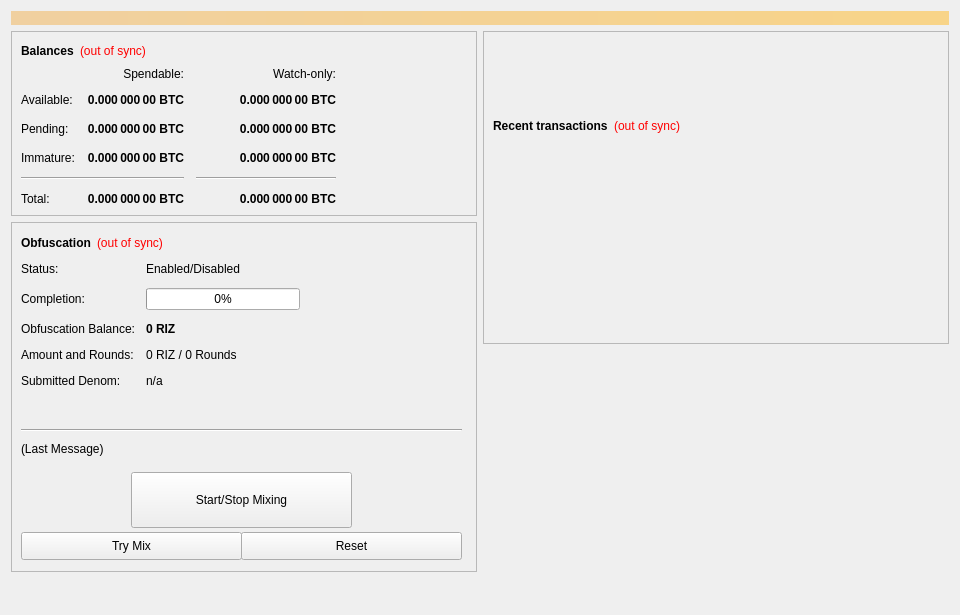
<?xml version="1.0" encoding="UTF-8"?>
<ui version="4.0">
 <class>OverviewPage</class>
 <widget class="QWidget" name="OverviewPage">
  <property name="geometry">
   <rect>
    <x>0</x>
    <y>0</y>
    <width>960</width>
    <height>615</height>
   </rect>
  </property>
  <property name="minimumSize">
   <size>
    <width>960</width>
    <height>0</height>
   </size>
  </property>
  <property name="windowTitle">
   <string>Form</string>
  </property>
  <layout class="QVBoxLayout" name="topLayout">
   <item>
    <widget class="QLabel" name="labelAlerts">
     <property name="visible">
      <bool>false</bool>
     </property>
     <property name="styleSheet">
      <string notr="true">background-color: qlineargradient(x1: 0, y1: 0, x2: 1, y2: 0, stop:0 #F0D0A0, stop:1 #F8D488); color:#000000;</string>
     </property>
     <property name="wordWrap">
      <bool>true</bool>
     </property>
     <property name="margin">
      <number>3</number>
     </property>
    </widget>
   </item>
   <item>
    <layout class="QHBoxLayout" name="horizontalLayout" stretch="1,1">
     <item>
      <layout class="QVBoxLayout" name="verticalLayout_2">
       <item>
        <widget class="QFrame" name="frame">
         <property name="frameShape">
          <enum>QFrame::StyledPanel</enum>
         </property>
         <property name="frameShadow">
          <enum>QFrame::Raised</enum>
         </property>
         <layout class="QVBoxLayout" name="verticalLayout_4">
          <item>
           <layout class="QHBoxLayout" name="horizontalLayout_4">
            <item>
             <widget class="QLabel" name="label_5">
              <property name="font">
               <font>
                <weight>75</weight>
                <bold>true</bold>
               </font>
              </property>
              <property name="text">
               <string>Balances</string>
              </property>
             </widget>
            </item>
            <item>
             <widget class="QLabel" name="labelWalletStatus">
              <property name="cursor">
               <cursorShape>WhatsThisCursor</cursorShape>
              </property>
              <property name="toolTip">
               <string>The displayed information may be out of date. Your wallet automatically synchronizes with the Riz network after a connection is established, but this process has not completed yet.</string>
              </property>
              <property name="styleSheet">
               <string notr="true">QLabel { color: red; }</string>
              </property>
              <property name="text">
               <string notr="true">(out of sync)</string>
              </property>
              <property name="alignment">
               <set>Qt::AlignLeading|Qt::AlignLeft|Qt::AlignVCenter</set>
              </property>
             </widget>
            </item>
            <item>
             <spacer name="horizontalSpacer_3">
              <property name="orientation">
               <enum>Qt::Horizontal</enum>
              </property>
              <property name="sizeHint" stdset="0">
               <size>
                <width>40</width>
                <height>20</height>
               </size>
              </property>
             </spacer>
            </item>
           </layout>
          </item>
          <item>
           <layout class="QGridLayout" name="gridLayout">
            <property name="spacing">
             <number>12</number>
            </property>
            <item row="2" column="2">
             <widget class="QLabel" name="labelWatchPending">
              <property name="font">
               <font>
                <weight>75</weight>
                <bold>true</bold>
               </font>
              </property>
              <property name="cursor">
               <cursorShape>IBeamCursor</cursorShape>
              </property>
              <property name="toolTip">
               <string>Unconfirmed transactions to watch-only addresses</string>
              </property>
              <property name="text">
               <string notr="true">0.000 000 00 BTC</string>
              </property>
              <property name="alignment">
               <set>Qt::AlignRight|Qt::AlignTrailing|Qt::AlignVCenter</set>
              </property>
              <property name="textInteractionFlags">
               <set>Qt::LinksAccessibleByMouse|Qt::TextSelectableByKeyboard|Qt::TextSelectableByMouse</set>
              </property>
             </widget>
            </item>
            <item row="2" column="1">
             <widget class="QLabel" name="labelUnconfirmed">
              <property name="font">
               <font>
                <weight>75</weight>
                <bold>true</bold>
               </font>
              </property>
              <property name="cursor">
               <cursorShape>IBeamCursor</cursorShape>
              </property>
              <property name="toolTip">
               <string>Total of transactions that have yet to be confirmed, and do not yet count toward the spendable balance</string>
              </property>
              <property name="text">
               <string notr="true">0.000 000 00 BTC</string>
              </property>
              <property name="alignment">
               <set>Qt::AlignRight|Qt::AlignTrailing|Qt::AlignVCenter</set>
              </property>
              <property name="textInteractionFlags">
               <set>Qt::LinksAccessibleByMouse|Qt::TextSelectableByKeyboard|Qt::TextSelectableByMouse</set>
              </property>
             </widget>
            </item>
            <item row="3" column="2">
             <widget class="QLabel" name="labelWatchImmature">
              <property name="font">
               <font>
                <weight>75</weight>
                <bold>true</bold>
               </font>
              </property>
              <property name="cursor">
               <cursorShape>IBeamCursor</cursorShape>
              </property>
              <property name="toolTip">
               <string>Staked or masternode rewards in watch-only addresses that has not yet matured</string>
              </property>
              <property name="text">
               <string notr="true">0.000 000 00 BTC</string>
              </property>
              <property name="alignment">
               <set>Qt::AlignRight|Qt::AlignTrailing|Qt::AlignVCenter</set>
              </property>
              <property name="textInteractionFlags">
               <set>Qt::LinksAccessibleByMouse|Qt::TextSelectableByKeyboard|Qt::TextSelectableByMouse</set>
              </property>
             </widget>
            </item>
            <item row="4" column="0" colspan="2">
             <widget class="Line" name="lineSpendableBalance">
              <property name="orientation">
               <enum>Qt::Horizontal</enum>
              </property>
             </widget>
            </item>
            <item row="4" column="2">
             <widget class="Line" name="lineWatchBalance">
              <property name="sizePolicy">
               <sizepolicy hsizetype="Preferred" vsizetype="Fixed">
                <horstretch>0</horstretch>
                <verstretch>0</verstretch>
               </sizepolicy>
              </property>
              <property name="minimumSize">
               <size>
                <width>140</width>
                <height>0</height>
               </size>
              </property>
              <property name="orientation">
               <enum>Qt::Horizontal</enum>
              </property>
             </widget>
            </item>
            <item row="5" column="0">
             <widget class="QLabel" name="labelTotalText">
              <property name="text">
               <string>Total:</string>
              </property>
             </widget>
            </item>
            <item row="3" column="1">
             <widget class="QLabel" name="labelImmature">
              <property name="font">
               <font>
                <weight>75</weight>
                <bold>true</bold>
               </font>
              </property>
              <property name="cursor">
               <cursorShape>IBeamCursor</cursorShape>
              </property>
              <property name="toolTip">
               <string>Staked or masternode rewards that has not yet matured</string>
              </property>
              <property name="text">
               <string notr="true">0.000 000 00 BTC</string>
              </property>
              <property name="alignment">
               <set>Qt::AlignRight|Qt::AlignTrailing|Qt::AlignVCenter</set>
              </property>
              <property name="textInteractionFlags">
               <set>Qt::LinksAccessibleByMouse|Qt::TextSelectableByKeyboard|Qt::TextSelectableByMouse</set>
              </property>
             </widget>
            </item>
            <item row="2" column="3">
             <spacer name="horizontalSpacer_2">
              <property name="orientation">
               <enum>Qt::Horizontal</enum>
              </property>
              <property name="sizeHint" stdset="0">
               <size>
                <width>40</width>
                <height>20</height>
               </size>
              </property>
             </spacer>
            </item>
            <item row="3" column="0">
             <widget class="QLabel" name="labelImmatureText">
              <property name="text">
               <string>Immature:</string>
              </property>
             </widget>
            </item>
            <item row="5" column="1">
             <widget class="QLabel" name="labelTotal">
              <property name="font">
               <font>
                <weight>75</weight>
                <bold>true</bold>
               </font>
              </property>
              <property name="cursor">
               <cursorShape>IBeamCursor</cursorShape>
              </property>
              <property name="toolTip">
               <string>Your current total balance</string>
              </property>
              <property name="text">
               <string notr="true">0.000 000 00 BTC</string>
              </property>
              <property name="alignment">
               <set>Qt::AlignRight|Qt::AlignTrailing|Qt::AlignVCenter</set>
              </property>
              <property name="textInteractionFlags">
               <set>Qt::LinksAccessibleByMouse|Qt::TextSelectableByKeyboard|Qt::TextSelectableByMouse</set>
              </property>
             </widget>
            </item>
            <item row="5" column="2">
             <widget class="QLabel" name="labelWatchTotal">
              <property name="font">
               <font>
                <weight>75</weight>
                <bold>true</bold>
               </font>
              </property>
              <property name="cursor">
               <cursorShape>IBeamCursor</cursorShape>
              </property>
              <property name="toolTip">
               <string>Current total balance in watch-only addresses</string>
              </property>
              <property name="text">
               <string notr="true">0.000 000 00 BTC</string>
              </property>
              <property name="alignment">
               <set>Qt::AlignRight|Qt::AlignTrailing|Qt::AlignVCenter</set>
              </property>
              <property name="textInteractionFlags">
               <set>Qt::LinksAccessibleByMouse|Qt::TextSelectableByKeyboard|Qt::TextSelectableByMouse</set>
              </property>
             </widget>
            </item>
            <item row="0" column="2">
             <widget class="QLabel" name="labelWatchonly">
              <property name="text">
               <string>Watch-only:</string>
              </property>
              <property name="alignment">
               <set>Qt::AlignRight|Qt::AlignTrailing|Qt::AlignVCenter</set>
              </property>
             </widget>
            </item>
            <item row="1" column="0">
             <widget class="QLabel" name="labelBalanceText">
              <property name="text">
               <string>Available:</string>
              </property>
             </widget>
            </item>
            <item row="1" column="1">
             <widget class="QLabel" name="labelBalance">
              <property name="font">
               <font>
                <weight>75</weight>
                <bold>true</bold>
               </font>
              </property>
              <property name="cursor">
               <cursorShape>IBeamCursor</cursorShape>
              </property>
              <property name="toolTip">
               <string>Your current spendable balance</string>
              </property>
              <property name="text">
               <string notr="true">0.000 000 00 BTC</string>
              </property>
              <property name="alignment">
               <set>Qt::AlignRight|Qt::AlignTrailing|Qt::AlignVCenter</set>
              </property>
              <property name="textInteractionFlags">
               <set>Qt::LinksAccessibleByMouse|Qt::TextSelectableByKeyboard|Qt::TextSelectableByMouse</set>
              </property>
             </widget>
            </item>
            <item row="1" column="2">
             <widget class="QLabel" name="labelWatchAvailable">
              <property name="font">
               <font>
                <weight>75</weight>
                <bold>true</bold>
               </font>
              </property>
              <property name="cursor">
               <cursorShape>IBeamCursor</cursorShape>
              </property>
              <property name="toolTip">
               <string>Your current balance in watch-only addresses</string>
              </property>
              <property name="text">
               <string notr="true">0.000 000 00 BTC</string>
              </property>
              <property name="alignment">
               <set>Qt::AlignRight|Qt::AlignTrailing|Qt::AlignVCenter</set>
              </property>
              <property name="textInteractionFlags">
               <set>Qt::LinksAccessibleByMouse|Qt::TextSelectableByKeyboard|Qt::TextSelectableByMouse</set>
              </property>
             </widget>
            </item>
            <item row="2" column="0">
             <widget class="QLabel" name="labelPendingText">
              <property name="text">
               <string>Pending:</string>
              </property>
             </widget>
            </item>
            <item row="0" column="1">
             <widget class="QLabel" name="labelSpendable">
              <property name="text">
               <string>Spendable:</string>
              </property>
              <property name="alignment">
               <set>Qt::AlignRight|Qt::AlignTrailing|Qt::AlignVCenter</set>
              </property>
             </widget>
            </item>
           </layout>
          </item>
         </layout>
        </widget>
       </item>
       <item>
        <widget class="QFrame" name="frameObfuscation">
         <property name="minimumSize">
          <size>
           <width>0</width>
           <height>350</height>
          </size>
         </property>
         <property name="layoutDirection">
          <enum>Qt::LeftToRight</enum>
         </property>
         <property name="frameShape">
          <enum>QFrame::StyledPanel</enum>
         </property>
         <property name="frameShadow">
          <enum>QFrame::Raised</enum>
         </property>
         <widget class="QWidget" name="formLayoutWidget">
          <property name="geometry">
           <rect>
            <x>10</x>
            <y>40</y>
            <width>451</width>
            <height>161</height>
           </rect>
          </property>
          <layout class="QFormLayout" name="formLayout">
           <property name="fieldGrowthPolicy">
            <enum>QFormLayout::AllNonFixedFieldsGrow</enum>
           </property>
           <property name="horizontalSpacing">
            <number>11</number>
           </property>
           <property name="verticalSpacing">
            <number>12</number>
           </property>
           <item row="0" column="0">
            <widget class="QLabel" name="label_6">
             <property name="text">
              <string>Status:</string>
             </property>
            </widget>
           </item>
           <item row="1" column="0">
            <widget class="QLabel" name="label_7">
             <property name="text">
              <string>Completion:</string>
             </property>
            </widget>
           </item>
           <item row="1" column="1">
            <widget class="QProgressBar" name="obfuscationProgress">
             <property name="maximumSize">
              <size>
               <width>154</width>
               <height>16777215</height>
              </size>
             </property>
             <property name="value">
              <number>0</number>
             </property>
            </widget>
           </item>
           <item row="2" column="0">
            <widget class="QLabel" name="labelAnonymizedText">
             <property name="text">
              <string>Obfuscation Balance:</string>
             </property>
            </widget>
           </item>
           <item row="2" column="1">
            <widget class="QLabel" name="labelAnonymized">
             <property name="font">
              <font>
               <weight>75</weight>
               <bold>true</bold>
              </font>
             </property>
             <property name="text">
              <string notr="true">0 RIZ</string>
             </property>
            </widget>
           </item>
           <item row="3" column="0">
            <widget class="QLabel" name="label_8">
             <property name="text">
              <string>Amount and Rounds:</string>
             </property>
            </widget>
           </item>
           <item row="3" column="1">
            <widget class="QLabel" name="labelAmountRounds">
             <property name="text">
              <string>0 RIZ / 0 Rounds</string>
             </property>
            </widget>
           </item>
           <item row="4" column="0">
            <widget class="QLabel" name="label_9">
             <property name="text">
              <string>Submitted Denom:</string>
             </property>
            </widget>
           </item>
           <item row="4" column="1">
            <widget class="QLabel" name="labelSubmittedDenom">
             <property name="toolTip">
              <string>The denominations you submitted to the Masternode.&lt;br&gt;To mix, other users must submit the exact same denominations.</string>
             </property>
             <property name="text">
              <string>n/a</string>
             </property>
            </widget>
           </item>
           <item row="0" column="1">
            <widget class="QLabel" name="obfuscationEnabled">
             <property name="text">
              <string>Enabled/Disabled</string>
             </property>
            </widget>
           </item>
          </layout>
         </widget>
         <widget class="QPushButton" name="runAutoDenom">
          <property name="geometry">
           <rect>
            <x>251</x>
            <y>17</y>
            <width>1</width>
            <height>1</height>
           </rect>
          </property>
          <property name="palette">
           <palette>
            <active>
             <colorrole role="WindowText">
              <brush brushstyle="SolidPattern">
               <color alpha="255">
                <red>0</red>
                <green>0</green>
                <blue>0</blue>
               </color>
              </brush>
             </colorrole>
             <colorrole role="Button">
              <brush brushstyle="SolidPattern">
               <color alpha="255">
                <red>239</red>
                <green>238</green>
                <blue>238</blue>
               </color>
              </brush>
             </colorrole>
             <colorrole role="Light">
              <brush brushstyle="SolidPattern">
               <color alpha="255">
                <red>255</red>
                <green>255</green>
                <blue>255</blue>
               </color>
              </brush>
             </colorrole>
             <colorrole role="Midlight">
              <brush brushstyle="SolidPattern">
               <color alpha="255">
                <red>247</red>
                <green>246</green>
                <blue>246</blue>
               </color>
              </brush>
             </colorrole>
             <colorrole role="Dark">
              <brush brushstyle="SolidPattern">
               <color alpha="255">
                <red>119</red>
                <green>119</green>
                <blue>119</blue>
               </color>
              </brush>
             </colorrole>
             <colorrole role="Mid">
              <brush brushstyle="SolidPattern">
               <color alpha="255">
                <red>159</red>
                <green>159</green>
                <blue>159</blue>
               </color>
              </brush>
             </colorrole>
             <colorrole role="Text">
              <brush brushstyle="SolidPattern">
               <color alpha="255">
                <red>0</red>
                <green>0</green>
                <blue>0</blue>
               </color>
              </brush>
             </colorrole>
             <colorrole role="BrightText">
              <brush brushstyle="SolidPattern">
               <color alpha="255">
                <red>255</red>
                <green>255</green>
                <blue>255</blue>
               </color>
              </brush>
             </colorrole>
             <colorrole role="ButtonText">
              <brush brushstyle="SolidPattern">
               <color alpha="255">
                <red>0</red>
                <green>0</green>
                <blue>0</blue>
               </color>
              </brush>
             </colorrole>
             <colorrole role="Base">
              <brush brushstyle="SolidPattern">
               <color alpha="255">
                <red>255</red>
                <green>255</green>
                <blue>255</blue>
               </color>
              </brush>
             </colorrole>
             <colorrole role="Window">
              <brush brushstyle="SolidPattern">
               <color alpha="255">
                <red>239</red>
                <green>238</green>
                <blue>238</blue>
               </color>
              </brush>
             </colorrole>
             <colorrole role="Shadow">
              <brush brushstyle="SolidPattern">
               <color alpha="255">
                <red>0</red>
                <green>0</green>
                <blue>0</blue>
               </color>
              </brush>
             </colorrole>
             <colorrole role="AlternateBase">
              <brush brushstyle="SolidPattern">
               <color alpha="255">
                <red>247</red>
                <green>246</green>
                <blue>246</blue>
               </color>
              </brush>
             </colorrole>
             <colorrole role="ToolTipBase">
              <brush brushstyle="SolidPattern">
               <color alpha="255">
                <red>255</red>
                <green>255</green>
                <blue>220</blue>
               </color>
              </brush>
             </colorrole>
             <colorrole role="ToolTipText">
              <brush brushstyle="SolidPattern">
               <color alpha="255">
                <red>0</red>
                <green>0</green>
                <blue>0</blue>
               </color>
              </brush>
             </colorrole>
            </active>
            <inactive>
             <colorrole role="WindowText">
              <brush brushstyle="SolidPattern">
               <color alpha="255">
                <red>0</red>
                <green>0</green>
                <blue>0</blue>
               </color>
              </brush>
             </colorrole>
             <colorrole role="Button">
              <brush brushstyle="SolidPattern">
               <color alpha="255">
                <red>239</red>
                <green>238</green>
                <blue>238</blue>
               </color>
              </brush>
             </colorrole>
             <colorrole role="Light">
              <brush brushstyle="SolidPattern">
               <color alpha="255">
                <red>255</red>
                <green>255</green>
                <blue>255</blue>
               </color>
              </brush>
             </colorrole>
             <colorrole role="Midlight">
              <brush brushstyle="SolidPattern">
               <color alpha="255">
                <red>247</red>
                <green>246</green>
                <blue>246</blue>
               </color>
              </brush>
             </colorrole>
             <colorrole role="Dark">
              <brush brushstyle="SolidPattern">
               <color alpha="255">
                <red>119</red>
                <green>119</green>
                <blue>119</blue>
               </color>
              </brush>
             </colorrole>
             <colorrole role="Mid">
              <brush brushstyle="SolidPattern">
               <color alpha="255">
                <red>159</red>
                <green>159</green>
                <blue>159</blue>
               </color>
              </brush>
             </colorrole>
             <colorrole role="Text">
              <brush brushstyle="SolidPattern">
               <color alpha="255">
                <red>0</red>
                <green>0</green>
                <blue>0</blue>
               </color>
              </brush>
             </colorrole>
             <colorrole role="BrightText">
              <brush brushstyle="SolidPattern">
               <color alpha="255">
                <red>255</red>
                <green>255</green>
                <blue>255</blue>
               </color>
              </brush>
             </colorrole>
             <colorrole role="ButtonText">
              <brush brushstyle="SolidPattern">
               <color alpha="255">
                <red>0</red>
                <green>0</green>
                <blue>0</blue>
               </color>
              </brush>
             </colorrole>
             <colorrole role="Base">
              <brush brushstyle="SolidPattern">
               <color alpha="255">
                <red>255</red>
                <green>255</green>
                <blue>255</blue>
               </color>
              </brush>
             </colorrole>
             <colorrole role="Window">
              <brush brushstyle="SolidPattern">
               <color alpha="255">
                <red>239</red>
                <green>238</green>
                <blue>238</blue>
               </color>
              </brush>
             </colorrole>
             <colorrole role="Shadow">
              <brush brushstyle="SolidPattern">
               <color alpha="255">
                <red>0</red>
                <green>0</green>
                <blue>0</blue>
               </color>
              </brush>
             </colorrole>
             <colorrole role="AlternateBase">
              <brush brushstyle="SolidPattern">
               <color alpha="255">
                <red>247</red>
                <green>246</green>
                <blue>246</blue>
               </color>
              </brush>
             </colorrole>
             <colorrole role="ToolTipBase">
              <brush brushstyle="SolidPattern">
               <color alpha="255">
                <red>255</red>
                <green>255</green>
                <blue>220</blue>
               </color>
              </brush>
             </colorrole>
             <colorrole role="ToolTipText">
              <brush brushstyle="SolidPattern">
               <color alpha="255">
                <red>0</red>
                <green>0</green>
                <blue>0</blue>
               </color>
              </brush>
             </colorrole>
            </inactive>
            <disabled>
             <colorrole role="WindowText">
              <brush brushstyle="SolidPattern">
               <color alpha="255">
                <red>119</red>
                <green>119</green>
                <blue>119</blue>
               </color>
              </brush>
             </colorrole>
             <colorrole role="Button">
              <brush brushstyle="SolidPattern">
               <color alpha="255">
                <red>239</red>
                <green>238</green>
                <blue>238</blue>
               </color>
              </brush>
             </colorrole>
             <colorrole role="Light">
              <brush brushstyle="SolidPattern">
               <color alpha="255">
                <red>255</red>
                <green>255</green>
                <blue>255</blue>
               </color>
              </brush>
             </colorrole>
             <colorrole role="Midlight">
              <brush brushstyle="SolidPattern">
               <color alpha="255">
                <red>247</red>
                <green>246</green>
                <blue>246</blue>
               </color>
              </brush>
             </colorrole>
             <colorrole role="Dark">
              <brush brushstyle="SolidPattern">
               <color alpha="255">
                <red>119</red>
                <green>119</green>
                <blue>119</blue>
               </color>
              </brush>
             </colorrole>
             <colorrole role="Mid">
              <brush brushstyle="SolidPattern">
               <color alpha="255">
                <red>159</red>
                <green>159</green>
                <blue>159</blue>
               </color>
              </brush>
             </colorrole>
             <colorrole role="Text">
              <brush brushstyle="SolidPattern">
               <color alpha="255">
                <red>119</red>
                <green>119</green>
                <blue>119</blue>
               </color>
              </brush>
             </colorrole>
             <colorrole role="BrightText">
              <brush brushstyle="SolidPattern">
               <color alpha="255">
                <red>255</red>
                <green>255</green>
                <blue>255</blue>
               </color>
              </brush>
             </colorrole>
             <colorrole role="ButtonText">
              <brush brushstyle="SolidPattern">
               <color alpha="255">
                <red>119</red>
                <green>119</green>
                <blue>119</blue>
               </color>
              </brush>
             </colorrole>
             <colorrole role="Base">
              <brush brushstyle="SolidPattern">
               <color alpha="255">
                <red>239</red>
                <green>238</green>
                <blue>238</blue>
               </color>
              </brush>
             </colorrole>
             <colorrole role="Window">
              <brush brushstyle="SolidPattern">
               <color alpha="255">
                <red>239</red>
                <green>238</green>
                <blue>238</blue>
               </color>
              </brush>
             </colorrole>
             <colorrole role="Shadow">
              <brush brushstyle="SolidPattern">
               <color alpha="255">
                <red>0</red>
                <green>0</green>
                <blue>0</blue>
               </color>
              </brush>
             </colorrole>
             <colorrole role="AlternateBase">
              <brush brushstyle="SolidPattern">
               <color alpha="255">
                <red>239</red>
                <green>238</green>
                <blue>238</blue>
               </color>
              </brush>
             </colorrole>
             <colorrole role="ToolTipBase">
              <brush brushstyle="SolidPattern">
               <color alpha="255">
                <red>255</red>
                <green>255</green>
                <blue>220</blue>
               </color>
              </brush>
             </colorrole>
             <colorrole role="ToolTipText">
              <brush brushstyle="SolidPattern">
               <color alpha="255">
                <red>0</red>
                <green>0</green>
                <blue>0</blue>
               </color>
              </brush>
             </colorrole>
            </disabled>
           </palette>
          </property>
          <property name="focusPolicy">
           <enum>Qt::NoFocus</enum>
          </property>
          <property name="autoFillBackground">
           <bool>true</bool>
          </property>
          <property name="text">
           <string/>
          </property>
          <property name="flat">
           <bool>true</bool>
          </property>
         </widget>
         <widget class="QPushButton" name="toggleObfuscation">
          <property name="geometry">
           <rect>
            <x>120</x>
            <y>250</y>
            <width>221</width>
            <height>56</height>
           </rect>
          </property>
          <property name="sizePolicy">
           <sizepolicy hsizetype="MinimumExpanding" vsizetype="Fixed">
            <horstretch>0</horstretch>
            <verstretch>0</verstretch>
           </sizepolicy>
          </property>
          <property name="text">
           <string>Start/Stop Mixing</string>
          </property>
         </widget>
         <widget class="Line" name="lineLastMessage">
          <property name="geometry">
           <rect>
            <x>10</x>
            <y>200</y>
            <width>441</width>
            <height>16</height>
           </rect>
          </property>
          <property name="orientation">
           <enum>Qt::Horizontal</enum>
          </property>
         </widget>
         <widget class="QLabel" name="obfuscationStatus">
          <property name="geometry">
           <rect>
            <x>10</x>
            <y>220</y>
            <width>451</width>
            <height>61</height>
           </rect>
          </property>
          <property name="minimumSize">
           <size>
            <width>288</width>
            <height>43</height>
           </size>
          </property>
          <property name="text">
           <string>(Last Message)</string>
          </property>
          <property name="alignment">
           <set>Qt::AlignLeading|Qt::AlignLeft|Qt::AlignTop</set>
          </property>
          <property name="wordWrap">
           <bool>true</bool>
          </property>
         </widget>
         <widget class="QPushButton" name="obfuscationAuto">
          <property name="geometry">
           <rect>
            <x>10</x>
            <y>310</y>
            <width>221</width>
            <height>28</height>
           </rect>
          </property>
          <property name="sizePolicy">
           <sizepolicy hsizetype="MinimumExpanding" vsizetype="Fixed">
            <horstretch>0</horstretch>
            <verstretch>0</verstretch>
           </sizepolicy>
          </property>
          <property name="toolTip">
           <string>Try to manually submit a Obfuscation request.</string>
          </property>
          <property name="text">
           <string>Try Mix</string>
          </property>
         </widget>
         <widget class="QPushButton" name="obfuscationReset">
          <property name="geometry">
           <rect>
            <x>230</x>
            <y>310</y>
            <width>221</width>
            <height>28</height>
           </rect>
          </property>
          <property name="sizePolicy">
           <sizepolicy hsizetype="MinimumExpanding" vsizetype="Fixed">
            <horstretch>0</horstretch>
            <verstretch>0</verstretch>
           </sizepolicy>
          </property>
          <property name="toolTip">
           <string>Reset the current status of Obfuscation (can interrupt Obfuscation if it's in the process of Mixing, which can cost you money!)</string>
          </property>
          <property name="autoFillBackground">
           <bool>false</bool>
          </property>
          <property name="text">
           <string>Reset</string>
          </property>
         </widget>
         <widget class="QWidget" name="layoutWidget">
          <property name="geometry">
           <rect>
            <x>10</x>
            <y>10</y>
            <width>431</width>
            <height>22</height>
           </rect>
          </property>
          <layout class="QHBoxLayout" name="horizontalLayout_5">
           <item>
            <widget class="QLabel" name="label_2">
             <property name="font">
              <font>
               <weight>75</weight>
               <bold>true</bold>
              </font>
             </property>
             <property name="text">
              <string>Obfuscation</string>
             </property>
            </widget>
           </item>
           <item>
            <widget class="QLabel" name="labelObfuscationSyncStatus">
             <property name="toolTip">
              <string>The displayed information may be out of date. Your wallet automatically synchronizes with the Riz network after a connection is established, but this process has not completed yet.</string>
             </property>
             <property name="styleSheet">
              <string notr="true">QLabel { color: red; }</string>
             </property>
             <property name="text">
              <string notr="true">(out of sync)</string>
             </property>
             <property name="alignment">
              <set>Qt::AlignLeading|Qt::AlignLeft|Qt::AlignVCenter</set>
             </property>
            </widget>
           </item>
           <item>
            <spacer name="horizontalSpacer_4">
             <property name="orientation">
              <enum>Qt::Horizontal</enum>
             </property>
             <property name="sizeHint" stdset="0">
              <size>
               <width>40</width>
               <height>20</height>
              </size>
             </property>
            </spacer>
           </item>
          </layout>
         </widget>
        </widget>
       </item>
       <item>
        <spacer name="verticalSpacer">
         <property name="orientation">
          <enum>Qt::Vertical</enum>
         </property>
         <property name="sizeHint" stdset="0">
          <size>
           <width>20</width>
           <height>40</height>
          </size>
         </property>
        </spacer>
       </item>
      </layout>
     </item>
     <item>
      <layout class="QVBoxLayout" name="verticalLayout_3">
       <item>
        <widget class="QFrame" name="frame_2">
         <property name="frameShape">
          <enum>QFrame::StyledPanel</enum>
         </property>
         <property name="frameShadow">
          <enum>QFrame::Raised</enum>
         </property>
         <layout class="QVBoxLayout" name="verticalLayout">
          <item>
           <spacer name="verticalSpacer_3">
            <property name="orientation">
             <enum>Qt::Vertical</enum>
            </property>
            <property name="sizeType">
             <enum>QSizePolicy::Fixed</enum>
            </property>
            <property name="sizeHint" stdset="0">
             <size>
              <width>20</width>
              <height>75</height>
             </size>
            </property>
           </spacer>
          </item>
          <item>
           <layout class="QHBoxLayout" name="horizontalLayout_2">
            <item>
             <widget class="QLabel" name="label_4">
              <property name="font">
               <font>
                <weight>75</weight>
                <bold>true</bold>
               </font>
              </property>
              <property name="text">
               <string>Recent transactions</string>
              </property>
             </widget>
            </item>
            <item>
             <widget class="QLabel" name="labelTransactionsStatus">
              <property name="cursor">
               <cursorShape>WhatsThisCursor</cursorShape>
              </property>
              <property name="toolTip">
               <string>The displayed information may be out of date. Your wallet automatically synchronizes with the Riz network after a connection is established, but this process has not completed yet.</string>
              </property>
              <property name="styleSheet">
               <string notr="true">QLabel { color: red; }</string>
              </property>
              <property name="text">
               <string notr="true">(out of sync)</string>
              </property>
              <property name="alignment">
               <set>Qt::AlignRight|Qt::AlignTrailing|Qt::AlignVCenter</set>
              </property>
             </widget>
            </item>
            <item>
             <spacer name="horizontalSpacer">
              <property name="orientation">
               <enum>Qt::Horizontal</enum>
              </property>
              <property name="sizeHint" stdset="0">
               <size>
                <width>40</width>
                <height>20</height>
               </size>
              </property>
             </spacer>
            </item>
           </layout>
          </item>
          <item>
           <widget class="QListView" name="listTransactions">
            <property name="styleSheet">
             <string notr="true">QListView { background: transparent; }</string>
            </property>
            <property name="frameShape">
             <enum>QFrame::NoFrame</enum>
            </property>
            <property name="verticalScrollBarPolicy">
             <enum>Qt::ScrollBarAlwaysOff</enum>
            </property>
            <property name="horizontalScrollBarPolicy">
             <enum>Qt::ScrollBarAlwaysOff</enum>
            </property>
            <property name="selectionMode">
             <enum>QAbstractItemView::NoSelection</enum>
            </property>
           </widget>
          </item>
         </layout>
        </widget>
       </item>
       <item>
        <spacer name="verticalSpacer_2">
         <property name="orientation">
          <enum>Qt::Vertical</enum>
         </property>
         <property name="sizeType">
          <enum>QSizePolicy::Expanding</enum>
         </property>
         <property name="sizeHint" stdset="0">
          <size>
           <width>20</width>
           <height>40</height>
          </size>
         </property>
        </spacer>
       </item>
      </layout>
     </item>
    </layout>
   </item>
  </layout>
 </widget>
 <resources/>
 <connections/>
</ui>
